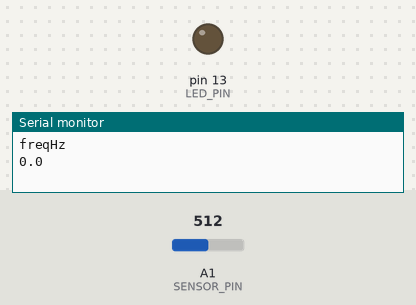
Recording of a sketch running on a simulated Arduino Uno, built with avr-gcc and run on an emulated ATmega328P. On the bench: output pins drawn as LEDs (lit = HIGH), the last lines printed to the serial monitor. Inputs (shaded band) come from the test bench; at power-on: A1 (SENSOR_PIN) = 512.

Above: at 1.2 s.
1.3 s: A1 (SENSOR_PIN) set to 539
2.8 s: A1 (SENSOR_PIN) set to 566
At 3.6 s:
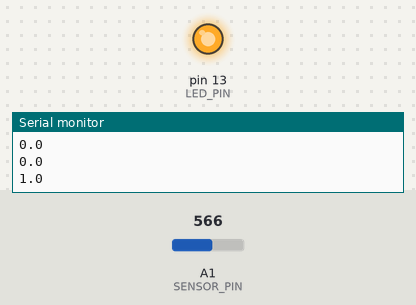
4.3 s: A1 (SENSOR_PIN) set to 456
5.8 s: A1 (SENSOR_PIN) set to 434
Timing chart, 0 to 8.3 s (numbered marks = the images above; inputs shaded):
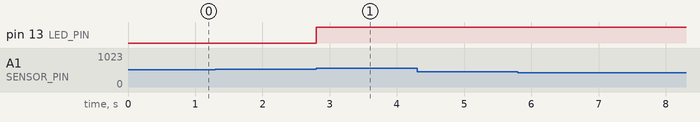

The sketch:

Piezo.ino
```cpp
#include <SoftwareSerial.h>

#define SENSOR_PIN A1
#define LED_PIN 13

// HC-06 연결
// HC-06 TXD → Arduino D10
// HC-06 RXD ← Arduino D11
SoftwareSerial BTSerial(10, 11);

#define THRESHOLD_HIGH 550
#define THRESHOLD_LOW 450
#define WINDOW_MS 1000UL

void setup() {
  Serial.begin(115200);   // USB 디버깅용
  BTSerial.begin(9600);   // HC-06 기본 속도

  pinMode(LED_PIN, OUTPUT);

  Serial.println("freqHz");
  BTSerial.println("freqHz");
}

void loop() {
  unsigned long windowStart = millis();
  unsigned int crossings = 0;
  bool above = false;

  while (millis() - windowStart < WINDOW_MS) {
    int value = analogRead(SENSOR_PIN);

    if (!above && value > THRESHOLD_HIGH) {
      above = true;
      crossings++;
      digitalWrite(LED_PIN, HIGH);
    } else if (above && value < THRESHOLD_LOW) {
      above = false;
      digitalWrite(LED_PIN, LOW);
    }
  }

  float freqHz = crossings * 1000.0 / WINDOW_MS;

  // USB로 출력
  Serial.println(freqHz, 1);

  // HC-06 블루투스로 출력
  BTSerial.println(freqHz, 1);
}
```

Measured:
- the behaviour switches between 550 and 551 on A1 (SENSOR_PIN) (found by bisection; images 0 and 1)
- after the input at 2.8 s, pin 13 (LED_PIN): LOW → HIGH at once
